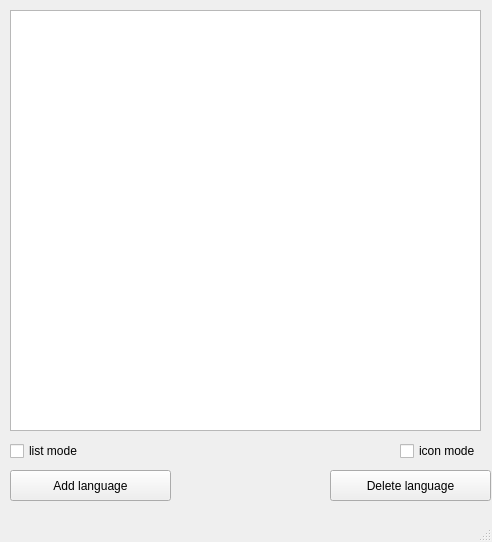
<?xml version="1.0" encoding="UTF-8"?>
<ui version="4.0">
 <class>Languages_list</class>
 <widget class="QMainWindow" name="Languages_list">
  <property name="geometry">
   <rect>
    <x>0</x>
    <y>0</y>
    <width>492</width>
    <height>542</height>
   </rect>
  </property>
  <property name="windowTitle">
   <string>Language list</string>
  </property>
  <widget class="QWidget" name="centralwidget">
   <widget class="QListView" name="listView">
    <property name="geometry">
     <rect>
      <x>10</x>
      <y>10</y>
      <width>471</width>
      <height>421</height>
     </rect>
    </property>
   </widget>
   <widget class="QPushButton" name="pb_add_lang">
    <property name="geometry">
     <rect>
      <x>10</x>
      <y>470</y>
      <width>161</width>
      <height>31</height>
     </rect>
    </property>
    <property name="text">
     <string>Add language</string>
    </property>
   </widget>
   <widget class="QPushButton" name="pb_del_lang">
    <property name="geometry">
     <rect>
      <x>330</x>
      <y>470</y>
      <width>161</width>
      <height>31</height>
     </rect>
    </property>
    <property name="text">
     <string>Delete language</string>
    </property>
   </widget>
   <widget class="QCheckBox" name="cb_icon_mode">
    <property name="geometry">
     <rect>
      <x>400</x>
      <y>440</y>
      <width>78</width>
      <height>22</height>
     </rect>
    </property>
    <property name="text">
     <string>icon mode</string>
    </property>
   </widget>
   <widget class="QCheckBox" name="cb_list_mode">
    <property name="geometry">
     <rect>
      <x>10</x>
      <y>440</y>
      <width>78</width>
      <height>22</height>
     </rect>
    </property>
    <property name="text">
     <string>list mode</string>
    </property>
    <property name="checked">
     <bool>false</bool>
    </property>
   </widget>
  </widget>
  <widget class="QMenuBar" name="menubar">
   <property name="geometry">
    <rect>
     <x>0</x>
     <y>0</y>
     <width>492</width>
     <height>21</height>
    </rect>
   </property>
  </widget>
  <widget class="QStatusBar" name="statusbar"/>
 </widget>
 <resources/>
 <connections/>
</ui>
